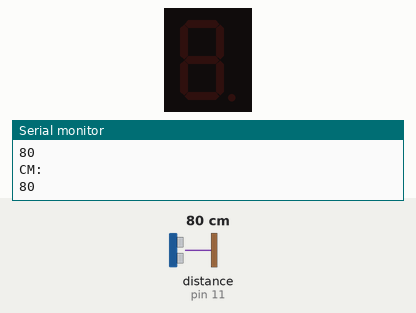
The sketch below on a simulated Arduino Uno, built with avr-gcc and run on an emulated ATmega328P. On the bench: 1-digit seven-segment display, the last lines printed to the serial monitor. Wiring (inferred from the names in the program): ultrasonic range finder: trigger pin 10; echo pin 11; 1-digit 7-segment display, segments lit when HIGH: segments pin 2, pin 3, pin 4, pin 5, pin 6, pin 7, pin 8. The inputs (shaded band) are chosen by the test bench; at power-on: distance to the obstacle (sensor on pin 11) 80 cm. The echo pulse lasts 58.3 µs per cm; the segment pins are drawn as the display they are named for.

Above: at 1.2 s.
1.3 s: distance to the obstacle (sensor on pin 11) set to 9 cm
At 2.0 s:
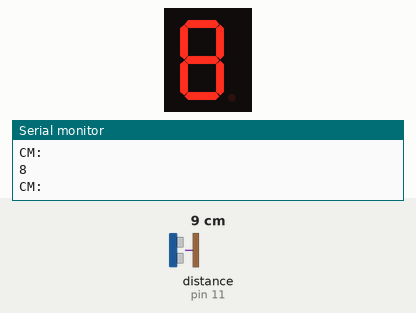
2.9 s: distance to the obstacle (sensor on pin 11) set to 2 cm
At 4.1 s:
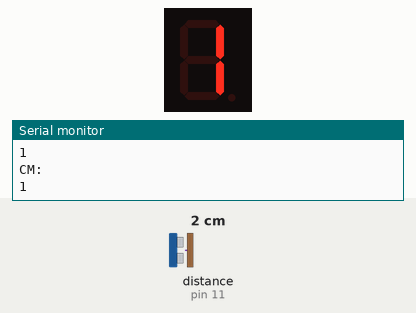
4.4 s: distance to the obstacle (sensor on pin 11) set to 4 cm
At 5.6 s:
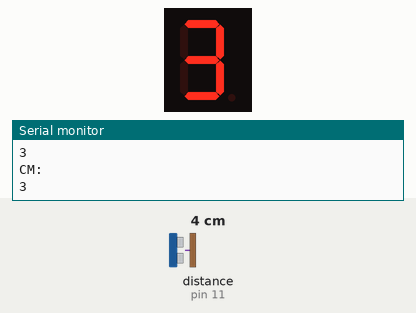
5.9 s: distance to the obstacle (sensor on pin 11) set to 18 cm
At 6.4 s:
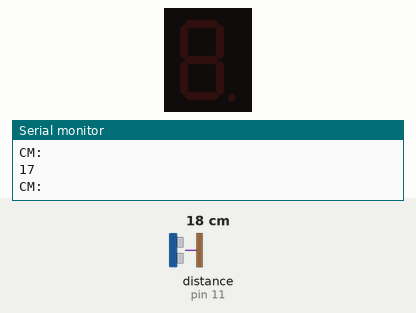
Timing chart, 0 to 8.4 s (numbered marks = the images above; inputs shaded):
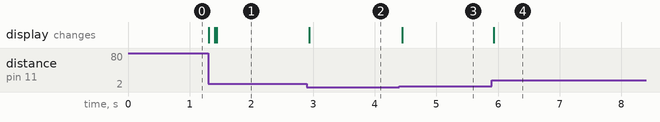

The sketch:

arduino_display_distance.ino
```cpp
int a = 2;
int b = 3;
int c = 4;
int d = 5;
int e = 6;
int f = 7;
int g = 8;

int trigPin = 10;
int echoPin = 11;

void setup() {
  // put your setup code here, to run once:
  pinMode(a,OUTPUT);
  pinMode(b,OUTPUT);
  pinMode(c,OUTPUT);
  pinMode(d,OUTPUT);
  pinMode(e,OUTPUT);
  pinMode(f,OUTPUT);
  pinMode(g,OUTPUT);

  pinMode(trigPin,OUTPUT);
  pinMode(echoPin,INPUT);
  Serial.begin(9600);
}


void display1(void)
{

digitalWrite(b,HIGH);
digitalWrite(c,HIGH);
}
//display number2
void
display2(void)
{
digitalWrite(a,HIGH);
digitalWrite(b,HIGH);

digitalWrite(g,HIGH);
digitalWrite(e,HIGH);
digitalWrite(d,HIGH);
}

// display number3
void display3(void)
{
digitalWrite(a,HIGH);
digitalWrite(b,HIGH);
digitalWrite(c,HIGH);
digitalWrite(d,HIGH);
digitalWrite(g,HIGH);
}
// display number4
void display4(void)
{

digitalWrite(f,HIGH);
digitalWrite(b,HIGH);
digitalWrite(g,HIGH);
digitalWrite(c,HIGH);

}
// display number5
void display5(void)

{
digitalWrite(a,HIGH);
digitalWrite(f,HIGH);
digitalWrite(g,HIGH);
digitalWrite(c,HIGH);
digitalWrite(d,HIGH);
}
// display number6
void
display6(void)
{
digitalWrite(a,HIGH);
digitalWrite(f,HIGH);
digitalWrite(g,HIGH);
digitalWrite(c,HIGH);
digitalWrite(d,HIGH);
digitalWrite(e,HIGH);
}
// display number7
void display7(void)

{
digitalWrite(a,HIGH);
digitalWrite(b,HIGH);
digitalWrite(c,HIGH);
}

// display number8
void display8(void)
{
digitalWrite(a,HIGH);
digitalWrite(b,HIGH);
digitalWrite(g,HIGH);
digitalWrite(c,HIGH);
digitalWrite(d,HIGH);
digitalWrite(e,HIGH);
digitalWrite(f,HIGH);

}
void clearDisplay(void)
{
digitalWrite(a,LOW);
digitalWrite(b,LOW);

digitalWrite(g,LOW);
digitalWrite(c,LOW);
digitalWrite(d,LOW);

digitalWrite(e,LOW);
digitalWrite(f,LOW);
}
void display9(void)

{
digitalWrite(a,HIGH);
digitalWrite(b,HIGH);
digitalWrite(g,HIGH);

digitalWrite(c,HIGH);
digitalWrite(d,HIGH);
digitalWrite(f,HIGH);

}
void display0(void)
{
digitalWrite(a,HIGH);
digitalWrite(b,HIGH);

digitalWrite(c,HIGH);
digitalWrite(d,HIGH);
digitalWrite(e,HIGH);

digitalWrite(f,HIGH);
}

void loop()
{
    long duration;
  digitalWrite(trigPin,LOW);
  delayMicroseconds(2);
  digitalWrite(trigPin,HIGH);
  delayMicroseconds(5);
  digitalWrite(trigPin,LOW);


  duration = pulseIn(echoPin,HIGH);

  int cm = (int)MicroSecondsToCM(duration);
  Serial.println("CM:");
  Serial.println(cm);
  switch(cm)
  {

    case 1:
      clearDisplay();
      display1();
      delay(30);
      break;
    case 2:
    clearDisplay();
      display2();
      delay(30);
      break;
    case 3:
    clearDisplay();
      display3();
      delay(30);
      break;
    case 4:
    clearDisplay();
      display4();
      delay(30);
      break;
    case 5:
    clearDisplay();
      display5();
      delay(30);
      break;
    case 6:
    clearDisplay();
      display6();
      delay(30);
      break;
    case 7:
    clearDisplay();
      display7();
      delay(30);
      break;
    case 8:
    clearDisplay();
      display8();
      delay(30);
      break;
    case 9:
    clearDisplay();
      display9();
      delay(30);
      break;
    case 0:
      clearDisplay();
      display0();
      delay(30);
      break;
    default:
      clearDisplay();
      break;
  }
}
long MicroSecondsToCM(long microSeconds)
{
  return microSeconds / 29 / 2;
}
```

Measured:
- after the input at 1.3 s, the display: changes at once (image 1)
- after the input at 2.9 s, the display: changes at once (image 2)
- after the input at 4.4 s, the display: changes after 0.05 s (image 3)
- after the input at 5.9 s, the display: changes at once (image 4)
